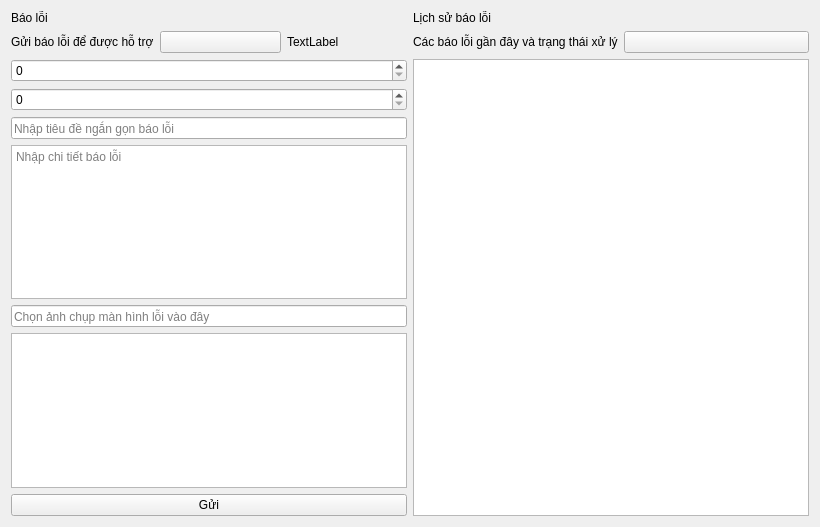
<?xml version="1.0" encoding="UTF-8"?>
<ui version="4.0">
 <class>report</class>
 <widget class="QWidget" name="report">
  <property name="geometry">
   <rect>
    <x>0</x>
    <y>0</y>
    <width>820</width>
    <height>527</height>
   </rect>
  </property>
  <layout class="QVBoxLayout" name="home_layout">
   <item>
    <layout class="QHBoxLayout" name="reportLayout">
     <item>
      <layout class="QVBoxLayout" name="editReportLayout">
       <item>
        <widget class="QLabel" name="labelReport">
         <property name="text">
          <string>Báo lỗi</string>
         </property>
        </widget>
       </item>
       <item>
        <layout class="QHBoxLayout" name="horizontalLayout">
         <item>
          <layout class="QHBoxLayout" name="horizontalLayout_3">
           <item>
            <widget class="QLabel" name="labelAddReport">
             <property name="text">
              <string>Gửi báo lỗi để được hỗ trợ</string>
             </property>
            </widget>
           </item>
           <item>
            <widget class="QPushButton" name="addReportButton">
             <property name="text">
              <string/>
             </property>
             <property name="icon">
              <iconset theme="QIcon::ThemeIcon::ListAdd"/>
             </property>
            </widget>
           </item>
           <item>
            <widget class="QLabel" name="labelIdReport">
             <property name="text">
              <string>TextLabel</string>
             </property>
            </widget>
           </item>
          </layout>
         </item>
        </layout>
       </item>
       <item>
        <widget class="QSpinBox" name="levelReport"/>
       </item>
       <item>
        <widget class="QSpinBox" name="procedureCode"/>
       </item>
       <item>
        <widget class="QLineEdit" name="titleReport">
         <property name="placeholderText">
          <string>Nhập tiêu đề ngắn gọn báo lỗi</string>
         </property>
        </widget>
       </item>
       <item>
        <widget class="QPlainTextEdit" name="descReport">
         <property name="placeholderText">
          <string>Nhập chi tiết báo lỗi</string>
         </property>
        </widget>
       </item>
       <item>
        <widget class="QLineEdit" name="addImageReport">
         <property name="placeholderText">
          <string>Chọn ảnh chụp màn hình lỗi vào đây</string>
         </property>
        </widget>
       </item>
       <item>
        <widget class="QListWidget" name="listImageReport"/>
       </item>
       <item>
        <widget class="QPushButton" name="pushButton_3">
         <property name="text">
          <string>Gửi</string>
         </property>
        </widget>
       </item>
      </layout>
     </item>
     <item>
      <layout class="QVBoxLayout" name="listReportLayout">
       <item>
        <widget class="QLabel" name="label_4">
         <property name="text">
          <string>Lịch sử báo lỗi</string>
         </property>
        </widget>
       </item>
       <item>
        <layout class="QHBoxLayout" name="horizontalLayout_4">
         <item>
          <widget class="QLabel" name="label_5">
           <property name="text">
            <string>Các báo lỗi gần đây và trạng thái xử lý</string>
           </property>
          </widget>
         </item>
         <item>
          <widget class="QPushButton" name="searchReportButton">
           <property name="text">
            <string/>
           </property>
           <property name="icon">
            <iconset theme="QIcon::ThemeIcon::EditFind"/>
           </property>
          </widget>
         </item>
        </layout>
       </item>
       <item>
        <widget class="QListView" name="listReport"/>
       </item>
      </layout>
     </item>
    </layout>
   </item>
  </layout>
 </widget>
 <resources/>
 <connections/>
</ui>
